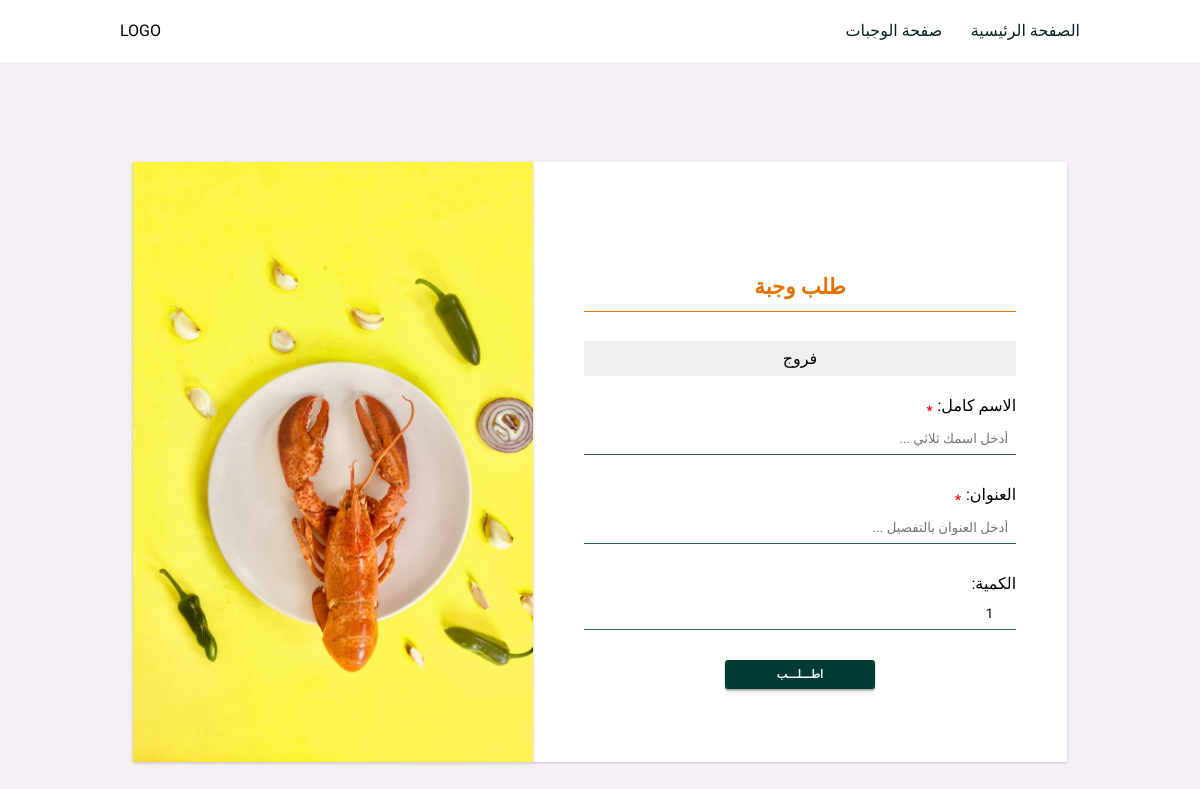
The page /meals/request/1 on the database as committed earlier.
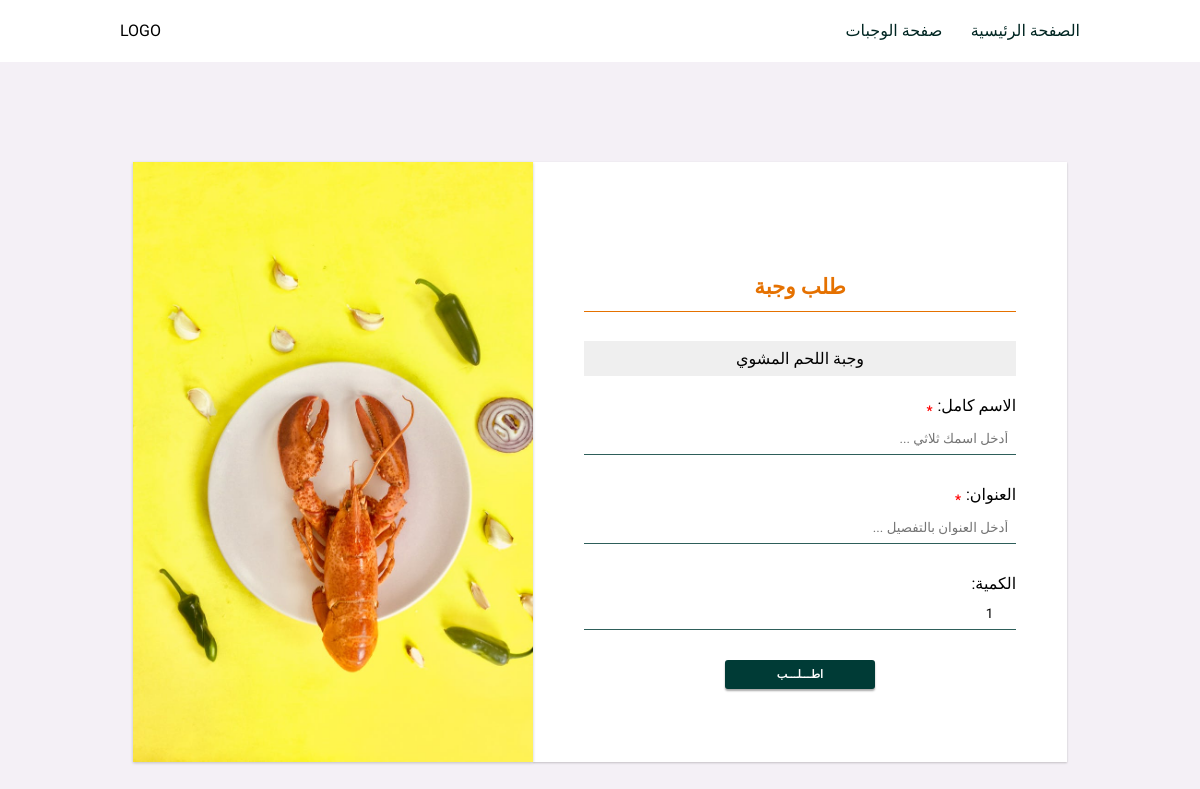
The same page on the database as committed later.
### main.py (models this page shows)
class Meals(db.Model):
    id = db.Column(db.Integer, primary_key=True, autoincrement=True)
    name = db.Column(db.String(50), nullable=False)
    desc = db.Column(db.Text)
    price = db.Column(db.Numeric(10, 2))
    requests = db.relationship('Requests', backref='meal')
    photo_id = db.Column(db.Integer, db.ForeignKey('photos.id'))

### main.py (the view)
@app.route('/meals/request/<int:id>', methods=["GET", "POST"])
def request_meal(id):
    if request.method == 'POST':
        request_id = o.add_request(name_user=request.form['name'], address=request.form['address'],
                      amount=request.form['amount'], meal=id)
        return redirect(url_for('request_done', id=request_id))
    elif request.method == 'GET':
        meal = o.get_meal_by_id(id)
        return render_template('request-meal.html', meal=meal)

### main.py (called while the page is built)
    def get_meal_by_id(self, id):
        return Meals.query.get(id)

### templates/request-meal.html (shortened to what this page needs)
<!DOCTYPE html>
<html lang="ar">
  <head>
    <link
      href="{{ url_for('static', filename='style/style.css') }}"
      rel="stylesheet"
    />
  </head>
  <body>
    <div id="request-meal">
      <header id="header">
        <p>LOGO</p>
        <nav class="header-nav">
          <a href="/">الصفحة الرئيسية</a>
          <a href="/meals">صفحة الوجبات</a>
        </nav>
      </header>
      <main class="main-container">
        <div>
          <div class="main-form-image">
            <img
              src="/static/images/assets/pexels-photo-1194431.jpeg"
              alt="form image"
            />
          </div>
          <form
            id="request-form"
            class="main-form"
            action="{{url_for('request_meal',id=meal.id)}}"
            method="POST"
          >
            <p class="form-header">طلب وجبة</p>
            <div class="input-container">
              <p class="request-meal-name">{{meal.name}}</p>
            </div>
            <div class="input-container">
              <label for="name"
                ><sub class="required">*</sub>:الاسم كامل
              </label>
              <input
                type="text"
                name="name"
                id="name"
                placeholder="... أدخل اسمك ثلاثي"
              />
            </div>
            <div class="input-container">
              <label for="address">
                <sub class="required">*</sub>:العنوان
              </label>
              <input
                type="text"
                name="address"
                id="address"
                placeholder="... أدخل العنوان بالتفصيل"
              />
            </div>
            <div class="input-container">
              <label for="amount"> :الكمية </label>
              <input
                type="number"
                name="amount"
                id="amount"
                min="1"
                value="1"
              />
            </div>
            <input
              type="submit"
              name="submit"
              id="submit"
              class="request-meal-submit form-btn"
              value="اطـــلـــب"
            />
          </form>
        </div>
      </main>
    </div>
  </body>
</html>

Rows that differ between the two databases and show on the page:
changed Meals: name "فروج" → "وجبة اللحم المشوي"
